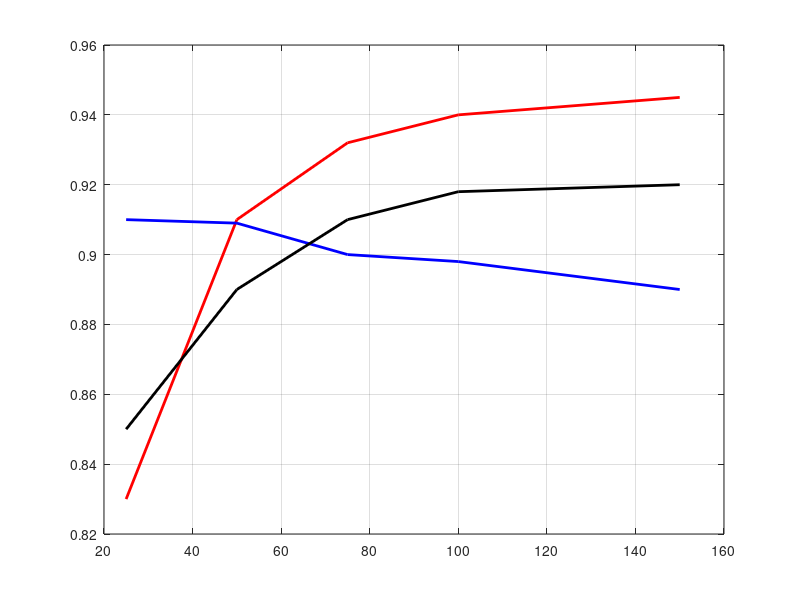

Recreate this plot in MATLAB. (Note: this script raises an error after producing the figure.)
%Rezult of callculation
clc,
clf,
f=[25 50 75 100 150];
Skr=[0.28 0.133 0.078 0.051 0.027] ;
kpd=[0.83 0.91 0.932 0.94 0.945];
cos=[0.91 0.909 0.9 0.898 0.89];
Bdel=[0.85 0.89 0.91 0.918 0.92];
figure(1);
H26=plot(f,kpd,'-r',f,cos,'-b',f,Bdel,'-k'); grid;
set(H26,'LineWidth',2);
hx26=XLABEL('f, [Hz]');
set(hx26,'FontSize',10,'FontWeight','bold');
hy52=YLABEL('kpd, cos(fi)[o.e], Bdel[T] ');
set(hy52,'FontSize',10,'FontWeight','bold');
ht26=title('kpd, cos(fi), Bdel vs f (M=const)');
set(ht26,'FontSize',12,'FontName','Arial','FontWeight','bold');
legend('kpd','cos','Bdel',4);
%==============================================================
kpd1=[0.68 0.91 0.93 0.931 0.898];
cos1=[0.9 0.9 0.86 0.82 0.72];
Bdel1=[0.7 0.89 0.92 0.93 0.94];
figure(2);
H2=plot(f,kpd1,'-r',f,cos1,'-b',f,Bdel1,'-k'); grid;
set(H2,'LineWidth',2);
hx2=XLABEL('f, [Hz]');
set(hx2,'FontSize',10,'FontWeight','bold');
hy5=YLABEL('kpd, cos(fi)[o.e], Bdel[T] ');
set(hy5,'FontSize',10,'FontWeight','bold');
ht2=title('kpd, cos(fi), Bdel vs f (P2=const)');
set(ht2,'FontSize',12,'FontName','Arial','FontWeight','bold');
legend('kpd','cos','Bdel',4);


